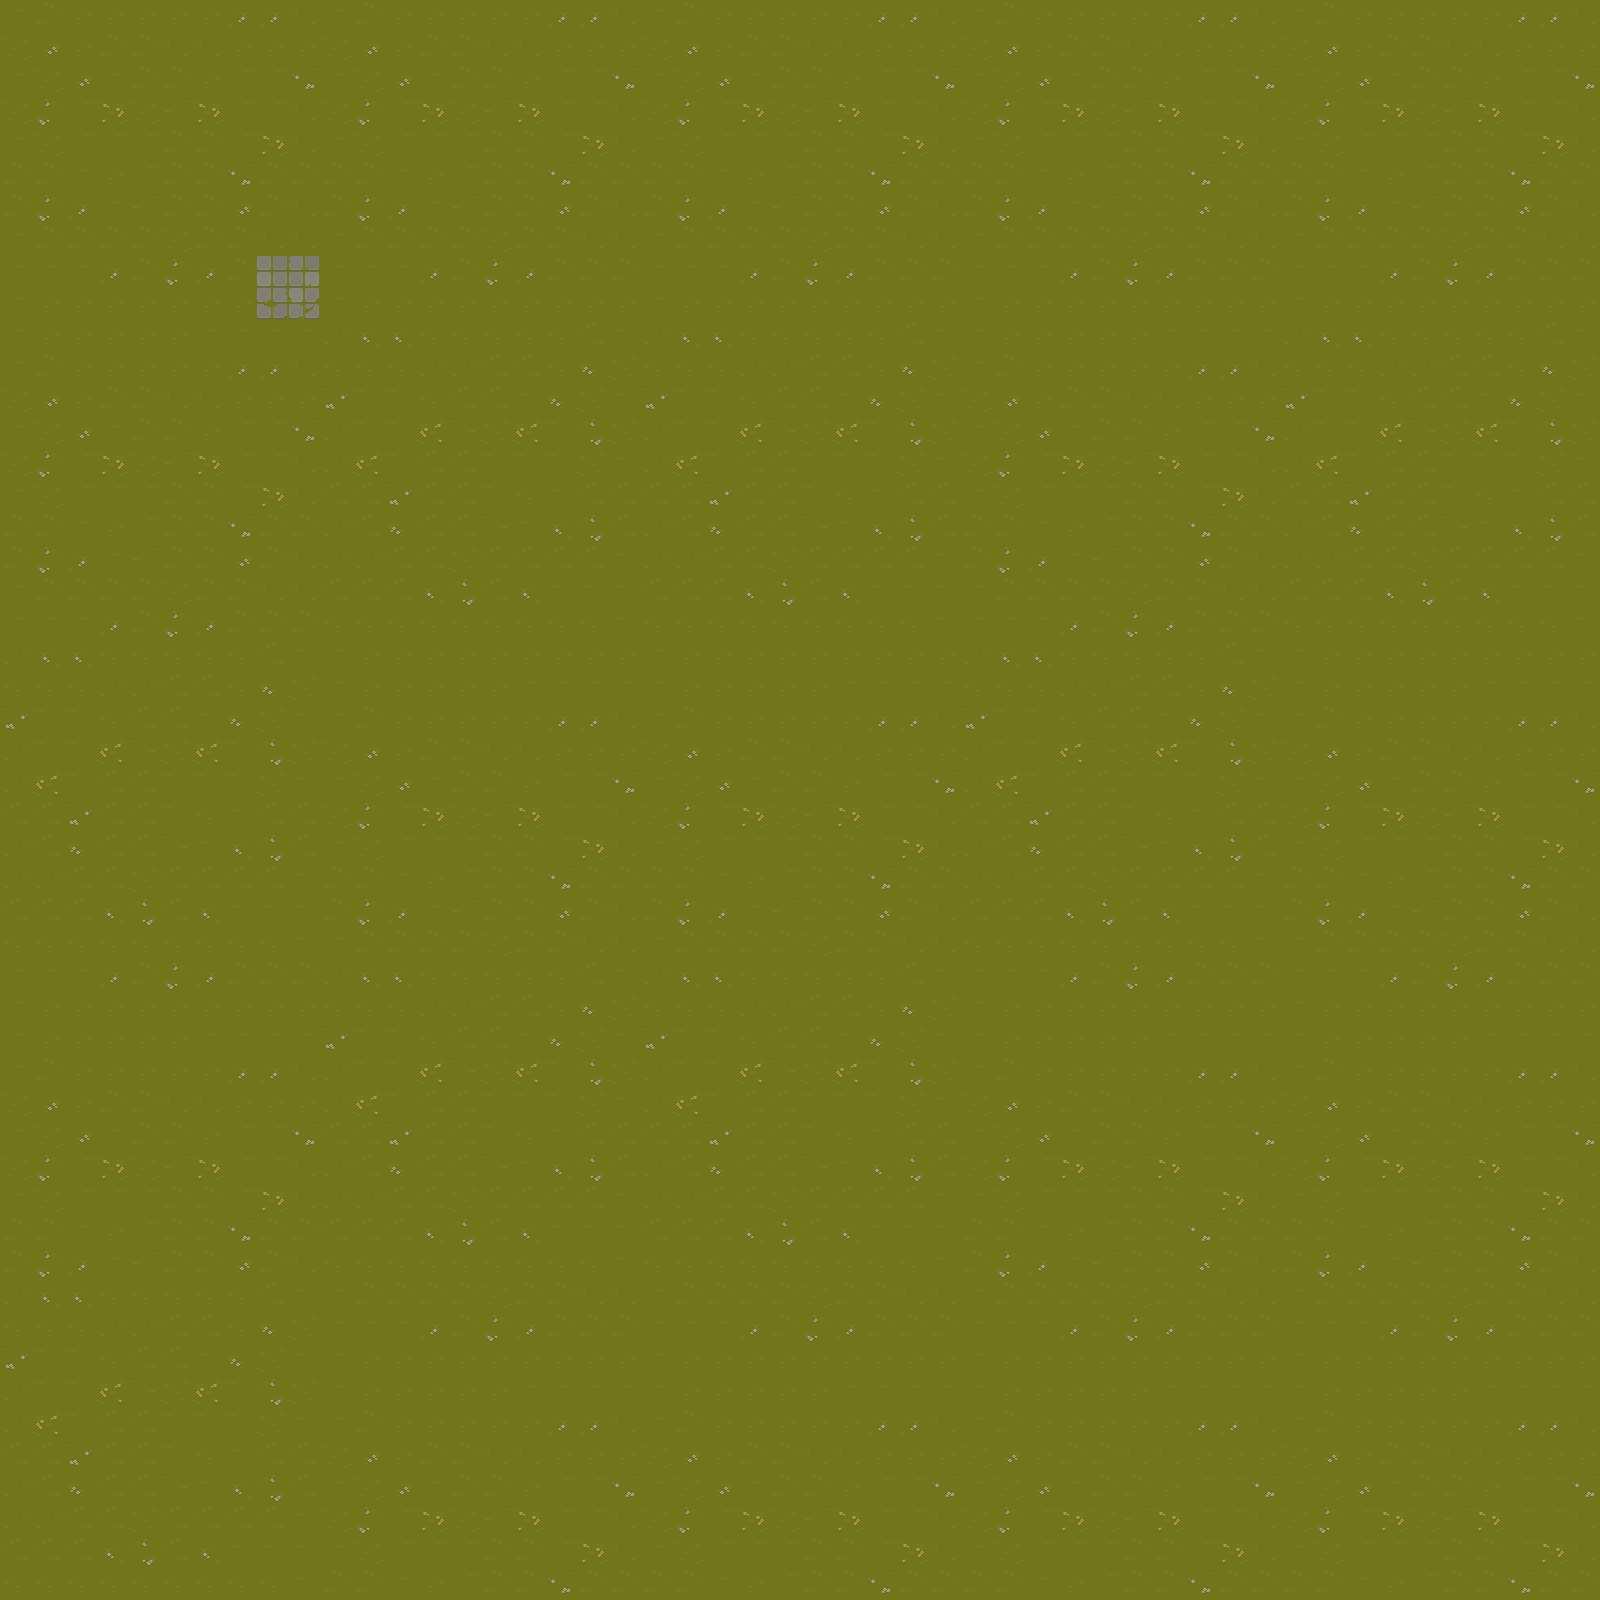

A level layout from a 2D game, rendered from its tile map. Below: a short description, then the map file with tile-grid data replaced by summaries:
An orthogonal 50x50 tile map with 32x32 px tiles, 1 tile layer (Grass) and 1 object (PlayerSpawn).

<map version="1.10" tiledversion="1.11.2" orientation="orthogonal" renderorder="right-down" width="50" height="50" tilewidth="32" tileheight="32" infinite="0" nextlayerid="3" nextobjectid="3">
 <tileset firstgid="1" source="tileset/TX Tileset Grass.tsx" />
 <layer id="1" name="Grass" width="50" height="50">
  <data>[2500 cells, 2500 non-empty, 16 distinct tile ids]</data>
 </layer>
 <objectgroup id="2" name="PlayerObject">
  <object id="2" name="PlayerSpawn" x="288.182" y="287.818">
   <point />
  </object>
 </objectgroup>
</map>
